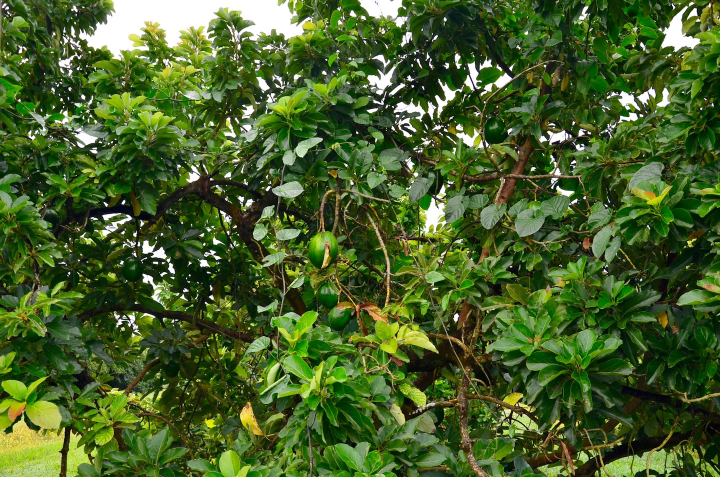
#> input picture Code/backend/fruitrecvision/detectors/hog-detector/data/images/TREC_Samples/Avocado.jpg, 1440 x 954 px (shown at 1/2 size)
$ python visualize_hog.py --inputimg ../detectors/hog-detector/data/images/TREC_Samples/Avocado.jpg --outputimg out.png
#> lines starting #> are read from the running program, lines starting #| are printed output that depends on the picture
import matplotlib.pyplot as plt
import matplotlib.image as mpimg
# import numpy as np
from skimage.feature import hog
from skimage import data, color, exposure
import argparse as ap
import cv2

parser = ap.ArgumentParser()
parser.add_argument('-i', "--inputimg", help="Path to source image", required=True)
parser.add_argument('-o', "--outputimg", help="Path to destination image", required=True)

args = vars(parser.parse_args())

inpath = args["inputimg"]
outpath = args["outputimg"]

# image = mpimg.imread(inpath, cmap=plt.cm.gray)
image = cv2.imread(inpath)
#> image is the input picture: shape (954, 1440, 3); mean B, G, R 40.9, 95.9, 71
image = cv2.cvtColor(image,cv2.COLOR_BGR2GRAY)
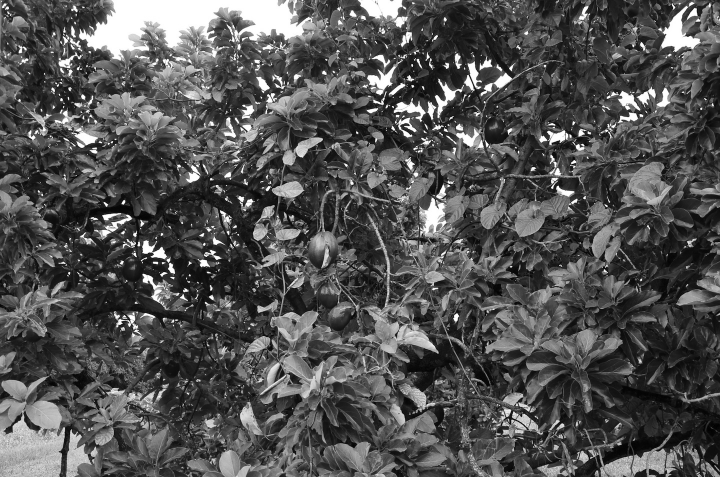
#> image: shape (954, 1440) (shown at 1/2 size); min 0, max 255, mean 82.2

fd, hog_image = hog(image, orientations=8, pixels_per_cell=(4, 4),
                    cells_per_block=(2, 2), visualise=True)
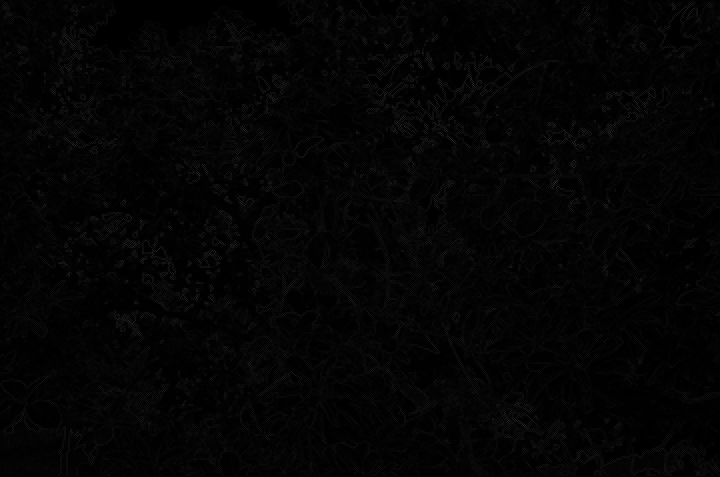
#> hog_image: shape (954, 1440) float64 (shown at 1/2 size); min 0, max 201.5, mean 3.9

fig, (ax1, ax2) = plt.subplots(1, 2, figsize=(8, 4), sharex=True, sharey=True)

ax1.axis('off')
ax1.imshow(image, cmap=plt.cm.gray)
ax1.set_title('Input image')
ax1.set_adjustable('box-forced')

# Rescale histogram for better display
hog_image_rescaled = exposure.rescale_intensity(hog_image, in_range=(0, 0.02))
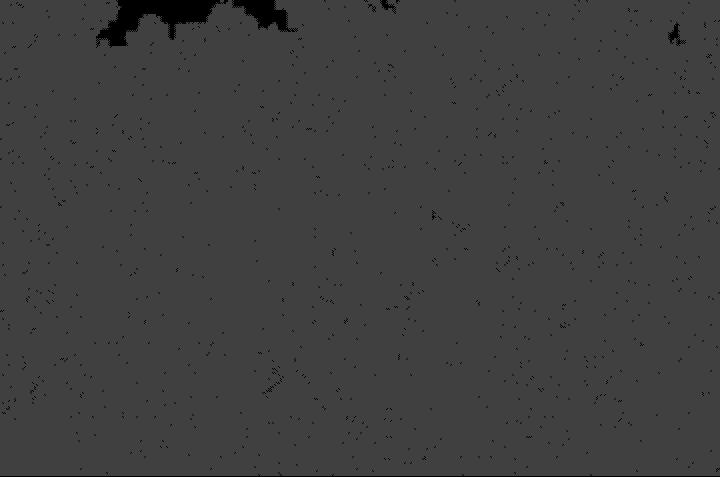
#> hog_image_rescaled: shape (954, 1440) float64 (shown at 1/2 size); values 0 (black) and 1 (white), 24.5% white in thin lines or dots

mpimg.imsave(outpath, hog_image_rescaled, cmap=plt.cm.gray)

ax2.axis('off')
ax2.imshow(hog_image_rescaled, cmap=plt.cm.gray)
ax2.set_title('Histogram of Oriented Gradients')
ax1.set_adjustable('box-forced')
plt.show()
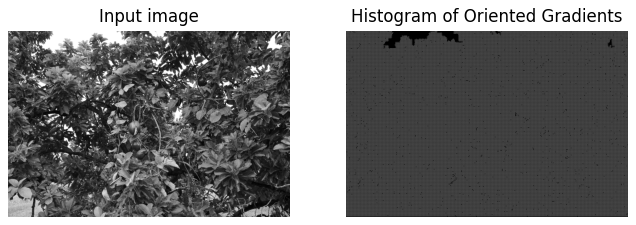
#> figure drawn by matplotlib, 2 panels
